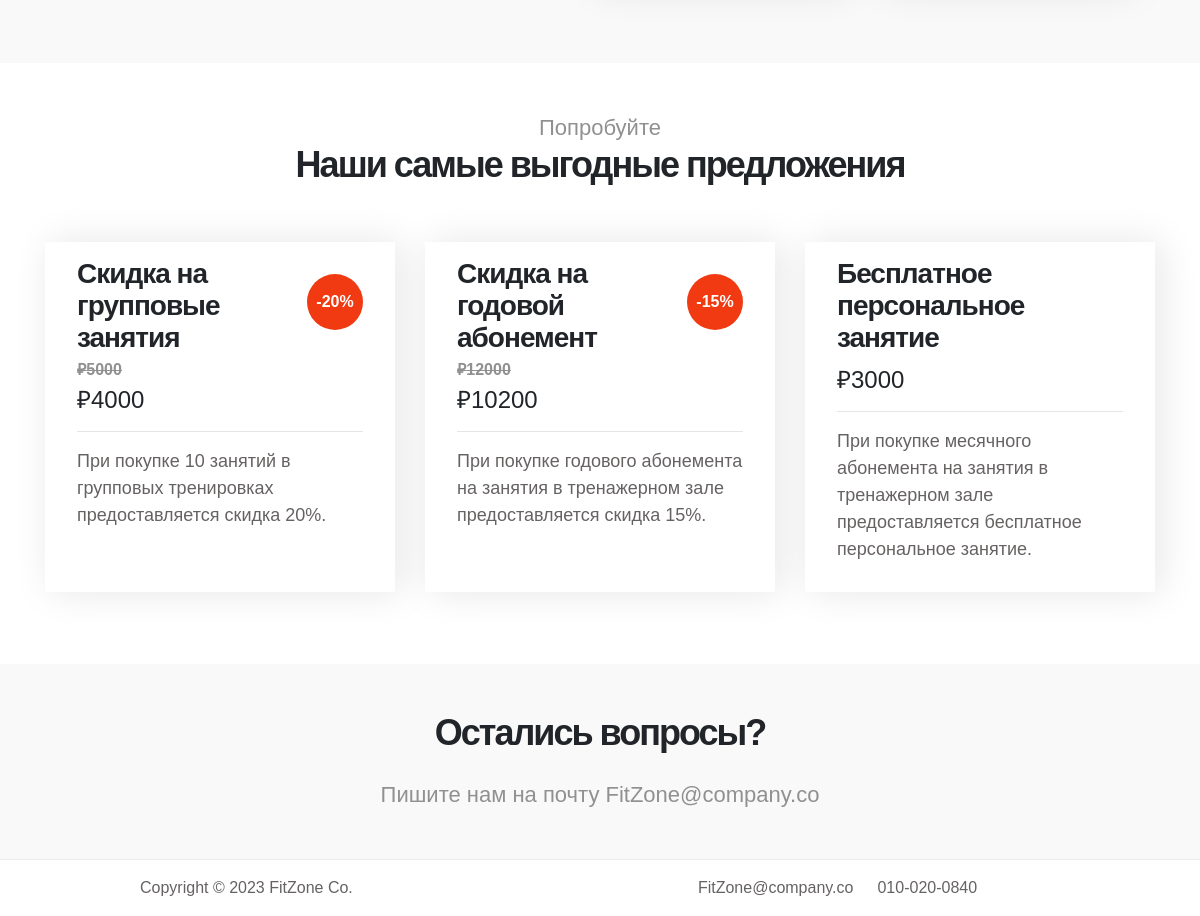
The app's page / (lower part), older data.
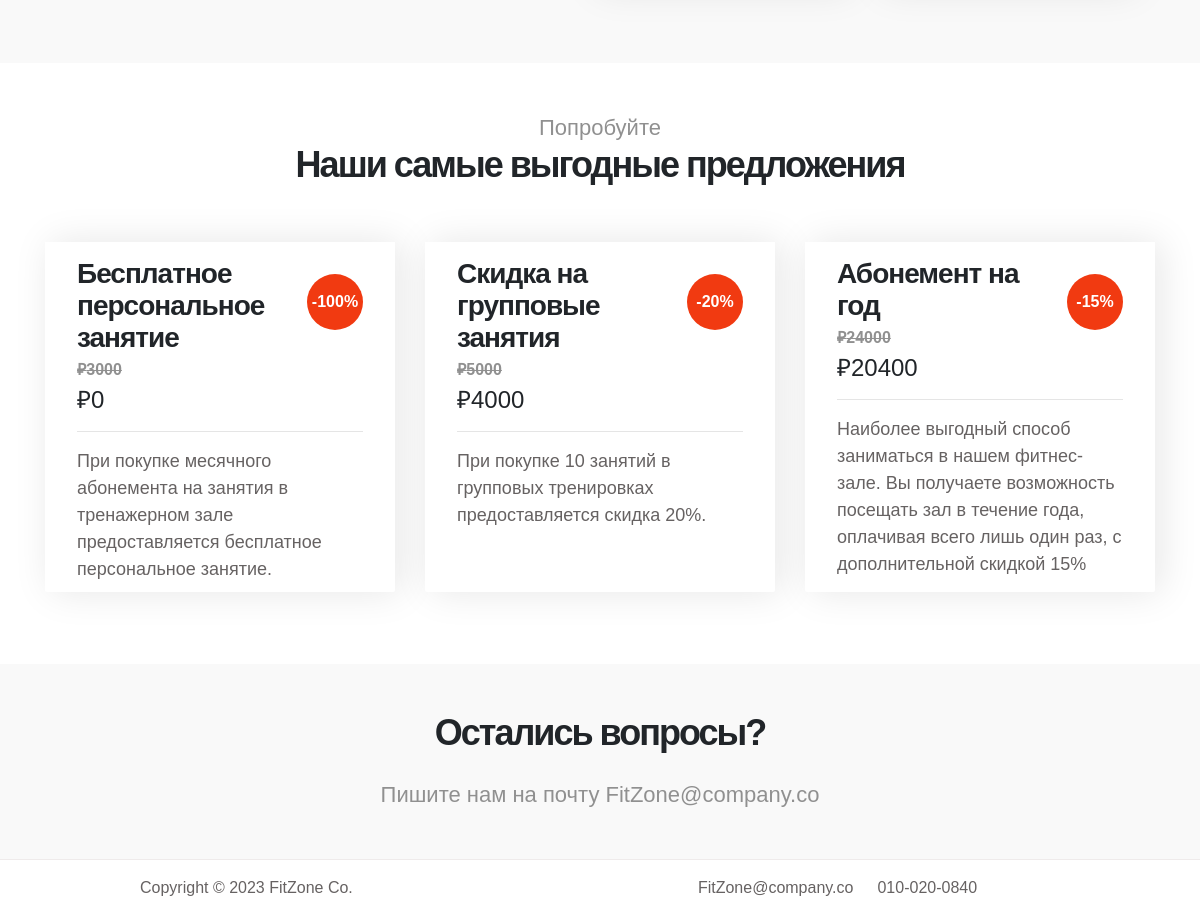
The same page, newer data.
### main/models.py (models this page shows, shortened)
class Offer(models.Model):
    title = models.CharField(max_length=255)
    description = models.TextField()
    price = models.DecimalField(max_digits=10, decimal_places=2)
    discount = models.DecimalField(max_digits=10, decimal_places=2)
    discount_price = models.DecimalField(max_digits=10, decimal_places=2)

### main/views.py (the view)
# urls.py: 2. Add a URL to urlpatterns:  path('', views.home, name='home')
def home(request):
    offers = Offer.objects.all()
    best_offers = sorted(offers, key=lambda x: x.discount, reverse=True)[:3]
    data = {
        'best_offers': best_offers
    }
    return render(request, 'main/home.html', data)

### main/templates/main/home.html (shortened to what this page needs)
{% extends 'main/layout.html' %}
{% load static %}
{% block content %}
    <section class="about section" id="about">
        <div class="container">
            <div class="row">
                <div class="mt-lg-5 mb-lg-0 mb-4 col-lg-5 col-md-10 mx-auto col-12">
                </div>
                <div class="ml-lg-auto col-lg-3 col-md-6 col-12">
                </div>
                <div class="mr-lg-auto mt-5 mt-lg-0 mt-md-0 col-lg-3 col-md-6 col-12">
                </div>
            </div>
        </div>
    </section>
    <section class="class section" id="services">
        <div class="container">
            <div class="row">
                <div class="col-lg-12 col-12 text-center mb-5">
                    <h6>Попробуйте</h6>
                    <h2>Наши самые выгодные предложения</h2>
                </div>
                {% for offer in best_offers %}
                    <div class="col-lg-4 col-md-6 mb-4">
                        <div class="class-info">
                            {% if offer.discount > 0 %}
                                <h3 class="mb-1">{{ offer.title }}</h3>
                                <span>
                                    <strong><del>₽{{ offer.price|floatformat }}</del></strong>
                                    <h4>₽{{ offer.discount_price|floatformat }}</h4>
                                </span>
                                <span class="class-price">-{{ offer.discount|floatformat }}%</span>
                            {% else %}
                                <h3 class="mb-2 full-w">{{ offer.title }}</h3>
                                <span><h4 class="mt-1">₽{{ offer.price|floatformat }}</h4></span>
                            {% endif %}
                            <hr>
                            <p class="mt-3">{{ offer.description }}</p>
                        </div>
                    </div>
                {% endfor %}
            </div>
        </div>
    </section>
    <section class="contact section">
        <div class="text-center">
            <h2 class="mb-4">Остались вопросы?</h2>
            <h6>Пишите нам на почту FitZone@company.co</h6>
        </div>
    </section>
{% endblock %}

Row changes from the older to the newer data that the page shows:
removed Offer: title "Скидка на годовой абонемент", price "12000", discount_price "10200", discount "15", description "При покупке годового абонемента на занятия в тренажерном зале предоставляется скидка 15%."
changed Offer "Бесплатное персональное занятие": discount_price (not shown) → "0"; discount (not shown) → "100"; moves up the list
added Offer: title "Абонемент на год", price "24000", discount_price "20400", discount "15", description "Наиболее выгодный способ заниматься в нашем фитнес-зале. Вы получаете возможность посещать зал в течение года, оплачивая всего лишь один раз, с дополнительной скидкой 15%"
